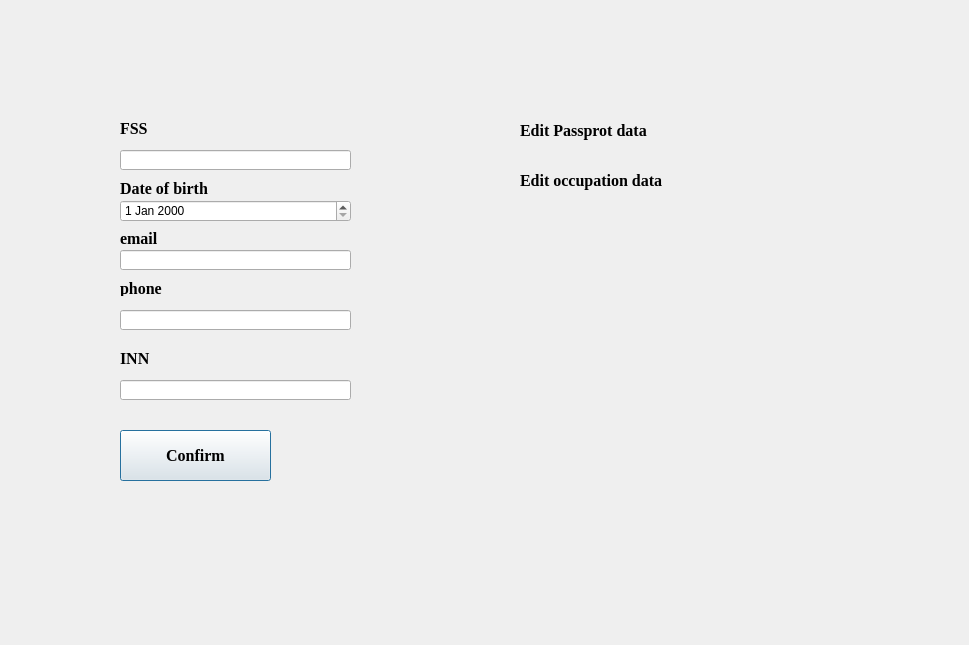
<?xml version="1.0" encoding="UTF-8"?>
<ui version="4.0">
 <class>Dialog</class>
 <widget class="QDialog" name="Dialog">
  <property name="geometry">
   <rect>
    <x>0</x>
    <y>0</y>
    <width>969</width>
    <height>645</height>
   </rect>
  </property>
  <property name="windowTitle">
   <string>Dialog</string>
  </property>
  <widget class="QDateEdit" name="dateEdit">
   <property name="geometry">
    <rect>
     <x>120</x>
     <y>200</y>
     <width>231</width>
     <height>22</height>
    </rect>
   </property>
  </widget>
  <widget class="QLineEdit" name="lineEdit">
   <property name="geometry">
    <rect>
     <x>120</x>
     <y>150</y>
     <width>231</width>
     <height>20</height>
    </rect>
   </property>
  </widget>
  <widget class="QLineEdit" name="lineEdit_2">
   <property name="geometry">
    <rect>
     <x>120</x>
     <y>250</y>
     <width>231</width>
     <height>20</height>
    </rect>
   </property>
  </widget>
  <widget class="QLineEdit" name="lineEdit_3">
   <property name="geometry">
    <rect>
     <x>120</x>
     <y>310</y>
     <width>231</width>
     <height>20</height>
    </rect>
   </property>
  </widget>
  <widget class="QLabel" name="label">
   <property name="geometry">
    <rect>
     <x>120</x>
     <y>120</y>
     <width>101</width>
     <height>16</height>
    </rect>
   </property>
   <property name="font">
    <font>
     <family>Times New Roman</family>
     <pointsize>12</pointsize>
     <weight>75</weight>
     <bold>true</bold>
    </font>
   </property>
   <property name="text">
    <string>FSS</string>
   </property>
  </widget>
  <widget class="QLabel" name="label_2">
   <property name="geometry">
    <rect>
     <x>120</x>
     <y>180</y>
     <width>151</width>
     <height>16</height>
    </rect>
   </property>
   <property name="font">
    <font>
     <family>Times New Roman</family>
     <pointsize>12</pointsize>
     <weight>75</weight>
     <bold>true</bold>
    </font>
   </property>
   <property name="text">
    <string>Date of birth</string>
   </property>
  </widget>
  <widget class="QLabel" name="label_3">
   <property name="geometry">
    <rect>
     <x>120</x>
     <y>230</y>
     <width>231</width>
     <height>16</height>
    </rect>
   </property>
   <property name="font">
    <font>
     <family>Times New Roman</family>
     <pointsize>12</pointsize>
     <weight>75</weight>
     <bold>true</bold>
    </font>
   </property>
   <property name="text">
    <string>email</string>
   </property>
  </widget>
  <widget class="QLabel" name="label_4">
   <property name="geometry">
    <rect>
     <x>120</x>
     <y>280</y>
     <width>231</width>
     <height>16</height>
    </rect>
   </property>
   <property name="font">
    <font>
     <family>Times New Roman</family>
     <pointsize>12</pointsize>
     <weight>75</weight>
     <bold>true</bold>
    </font>
   </property>
   <property name="text">
    <string>phone</string>
   </property>
  </widget>
  <widget class="QLabel" name="label_5">
   <property name="geometry">
    <rect>
     <x>120</x>
     <y>350</y>
     <width>231</width>
     <height>16</height>
    </rect>
   </property>
   <property name="font">
    <font>
     <family>Times New Roman</family>
     <pointsize>12</pointsize>
     <weight>75</weight>
     <bold>true</bold>
    </font>
   </property>
   <property name="text">
    <string>INN</string>
   </property>
  </widget>
  <widget class="QLineEdit" name="lineEdit_4">
   <property name="geometry">
    <rect>
     <x>120</x>
     <y>380</y>
     <width>231</width>
     <height>20</height>
    </rect>
   </property>
  </widget>
  <widget class="QLabel" name="label_6">
   <property name="geometry">
    <rect>
     <x>520</x>
     <y>110</y>
     <width>291</width>
     <height>41</height>
    </rect>
   </property>
   <property name="font">
    <font>
     <family>Times New Roman</family>
     <pointsize>12</pointsize>
     <weight>75</weight>
     <bold>true</bold>
    </font>
   </property>
   <property name="styleSheet">
    <string notr="true">color: &quot;#FF5500&quot;</string>
   </property>
   <property name="text">
    <string>Edit Passprot data</string>
   </property>
  </widget>
  <widget class="QLabel" name="label_7">
   <property name="geometry">
    <rect>
     <x>520</x>
     <y>160</y>
     <width>291</width>
     <height>41</height>
    </rect>
   </property>
   <property name="font">
    <font>
     <family>Times New Roman</family>
     <pointsize>12</pointsize>
     <weight>75</weight>
     <bold>true</bold>
    </font>
   </property>
   <property name="styleSheet">
    <string notr="true">color: &quot;#FF5500&quot;</string>
   </property>
   <property name="text">
    <string>Edit occupation data</string>
   </property>
  </widget>
  <widget class="QPushButton" name="pushButton">
   <property name="geometry">
    <rect>
     <x>120</x>
     <y>430</y>
     <width>151</width>
     <height>51</height>
    </rect>
   </property>
   <property name="font">
    <font>
     <family>Times New Roman</family>
     <pointsize>12</pointsize>
     <weight>75</weight>
     <bold>true</bold>
    </font>
   </property>
   <property name="styleSheet">
    <string notr="true">background-color:&quot;#FF5500&quot;;
border-radius:&quot;10px&quot;;</string>
   </property>
   <property name="text">
    <string>Confirm</string>
   </property>
  </widget>
 </widget>
 <resources/>
 <connections/>
</ui>
